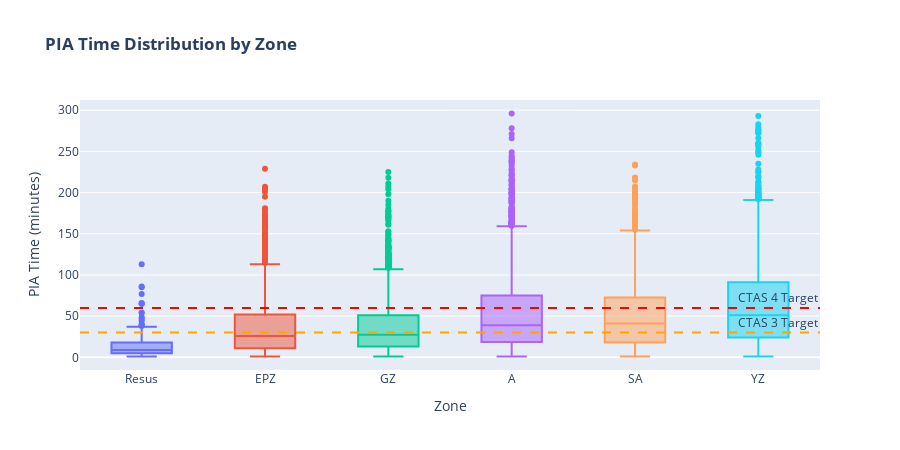

Notebook code cell kept with this figure:
### Markdown cell above
## Cell 10: Zone Comparison Box Plot

### Code cell
# Box plot showing PIA distribution by zone
# Filter to main zones and reasonable PIA values
main_zones = ['Resus', 'YZ', 'GZ', 'EPZ', 'A', 'SA']
plot_data = visits[
    (visits['initial_zone'].isin(main_zones)) & 
    (visits['pia_minutes'] > 0) & 
    (visits['pia_minutes'] < 300)  # Cap at 5 hours for visualization
].copy()

fig_box = px.box(
    plot_data,
    x='initial_zone',
    y='pia_minutes',
    color='initial_zone',
    title='<b>PIA Time Distribution by Zone</b>',
    category_orders={'initial_zone': ['Resus', 'EPZ', 'GZ', 'A', 'SA', 'YZ']}
)

fig_box.update_layout(
    height=450,
    xaxis_title='Zone',
    yaxis_title='PIA Time (minutes)',
    showlegend=False
)

# Add target lines
fig_box.add_hline(y=30, line_dash="dash", line_color="orange", 
                  annotation_text="CTAS 3 Target")
fig_box.add_hline(y=60, line_dash="dash", line_color="red",
                  annotation_text="CTAS 4 Target")

fig_box.show()

### Figure 1 — Plotly figure (JSON) as saved in the notebook; plotly's stock layout.template omitted (floating-point values rounded to 4 significant figures; data arrays with more than 128 entries replaced by an {"elided": "..."} marker saying what was removed)
{"data": [{"alignmentgroup": "True", "hovertemplate": "initial_zone=%{x}<br>pia_minutes=%{y}<extra></extra>", "legendgroup": "Resus", "marker": {"color": "#636efa"}, "name": "Resus", "notched": false, "offsetgroup": "Resus", "orientation": "v", "showlegend": true, "type": "box", "x": {"elided": "374 str values"}, "x0": " ", "xaxis": "x", "y": {"elided": "374 float values"}, "y0": " ", "yaxis": "y"}, {"alignmentgroup": "True", "hovertemplate": "initial_zone=%{x}<br>pia_minutes=%{y}<extra></extra>", "legendgroup": "EPZ", "marker": {"color": "#EF553B"}, "name": "EPZ", "notched": false, "offsetgroup": "EPZ", "orientation": "v", "showlegend": true, "type": "box", "x": {"elided": "2451 str values"}, "x0": " ", "xaxis": "x", "y": {"elided": "2451 float values"}, "y0": " ", "yaxis": "y"}, {"alignmentgroup": "True", "hovertemplate": "initial_zone=%{x}<br>pia_minutes=%{y}<extra></extra>", "legendgroup": "GZ", "marker": {"color": "#00cc96"}, "name": "GZ", "notched": false, "offsetgroup": "GZ", "orientation": "v", "showlegend": true, "type": "box", "x": {"elided": "4072 str values"}, "x0": " ", "xaxis": "x", "y": {"elided": "4072 float values"}, "y0": " ", "yaxis": "y"}, {"alignmentgroup": "True", "hovertemplate": "initial_zone=%{x}<br>pia_minutes=%{y}<extra></extra>", "legendgroup": "A", "marker": {"color": "#ab63fa"}, "name": "A", "notched": false, "offsetgroup": "A", "orientation": "v", "showlegend": true, "type": "box", "x": {"elided": "3140 str values"}, "x0": " ", "xaxis": "x", "y": {"elided": "3140 float values"}, "y0": " ", "yaxis": "y"}, {"alignmentgroup": "True", "hovertemplate": "initial_zone=%{x}<br>pia_minutes=%{y}<extra></extra>", "legendgroup": "SA", "marker": {"color": "#FFA15A"}, "name": "SA", "notched": false, "offsetgroup": "SA", "orientation": "v", "showlegend": true, "type": "box", "x": {"elided": "1039 str values"}, "x0": " ", "xaxis": "x", "y": {"elided": "1039 float values"}, "y0": " ", "yaxis": "y"}, {"alignmentgroup": "True", "hovertemplate": "initial_zone=%{x}<br>pia_minutes=%{y}<extra></extra>", "legendgroup": "YZ", "marker": {"color": "#19d3f3"}, "name": "YZ", "notched": false, "offsetgroup": "YZ", "orientation": "v", "showlegend": true, "type": "box", "x": {"elided": "4186 str values"}, "x0": " ", "xaxis": "x", "y": {"elided": "4186 float values"}, "y0": " ", "yaxis": "y"}], "layout": {"annotations": [{"showarrow": false, "text": "CTAS 3 Target", "x": 1, "xanchor": "right", "xref": "x domain", "y": 30, "yanchor": "bottom", "yref": "y"}, {"showarrow": false, "text": "CTAS 4 Target", "x": 1, "xanchor": "right", "xref": "x domain", "y": 60, "yanchor": "bottom", "yref": "y"}], "boxmode": "overlay", "height": 450, "legend": {"title": {"text": "initial_zone"}, "tracegroupgap": 0}, "shapes": [{"line": {"color": "orange", "dash": "dash"}, "type": "line", "x0": 0, "x1": 1, "xref": "x domain", "y0": 30, "y1": 30, "yref": "y"}, {"line": {"color": "red", "dash": "dash"}, "type": "line", "x0": 0, "x1": 1, "xref": "x domain", "y0": 60, "y1": 60, "yref": "y"}], "showlegend": false, "title": {"text": "<b>PIA Time Distribution by Zone</b>"}, "xaxis": {"anchor": "y", "categoryarray": ["Resus", "EPZ", "GZ", "A", "SA", "YZ"], "categoryorder": "array", "domain": [0, 1], "title": {"text": "Zone"}}, "yaxis": {"anchor": "x", "domain": [0, 1], "title": {"text": "PIA Time (minutes)"}}}}
